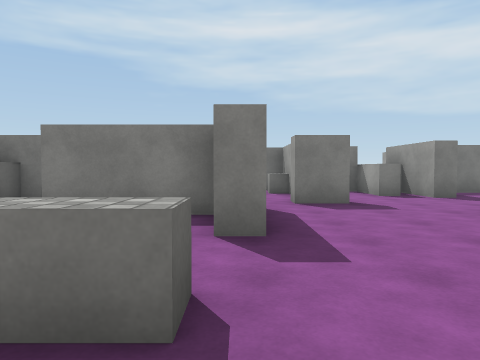
[1] (above)

24 first-person views from a walk through a Unity game level. The camera is 1.3 m above the floor, tilts 2° down and sees 70° across. The floor is counted in squares, 2 m on a side. Each view is taken from the middle of a square. On the plan, view 1 faces up. The plan holds only what a view shows up to about 10 squares ahead; the rest is blank. The place goes on beyond the plan. The player character is not drawn. Some animated figures are left out. Surface patterns are stand-ins for the level's own textures.

[2]
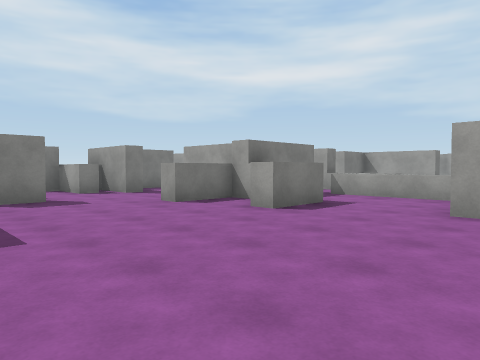

[3]
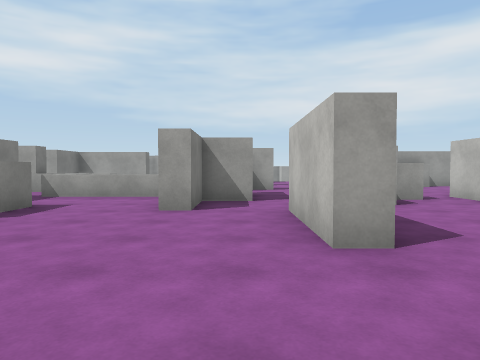

[4]
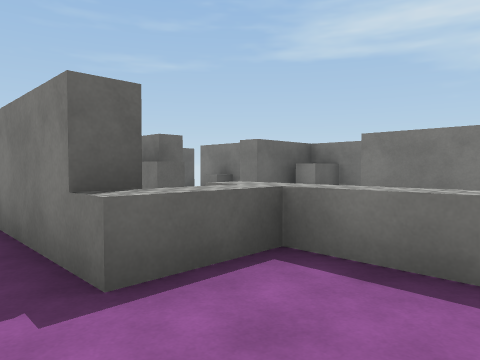

[5]
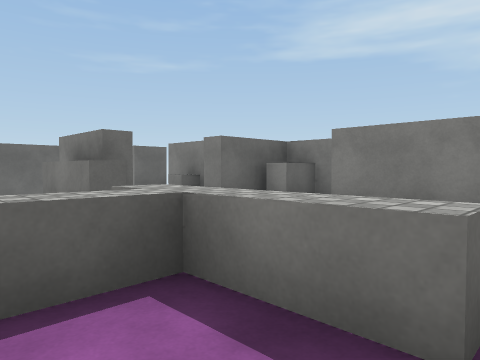

[6]
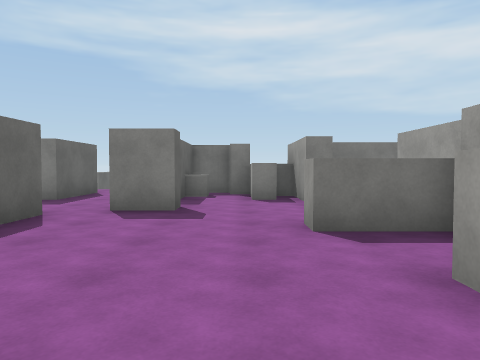

[7]
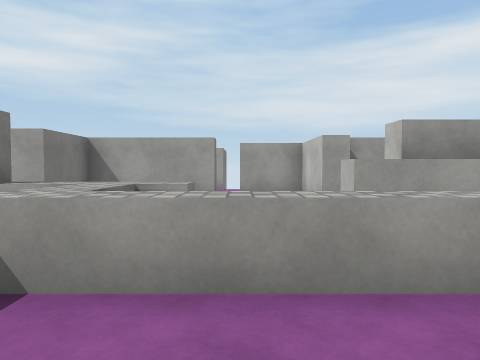

[8]
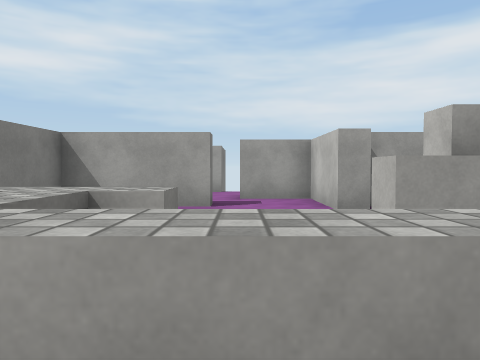

[9]
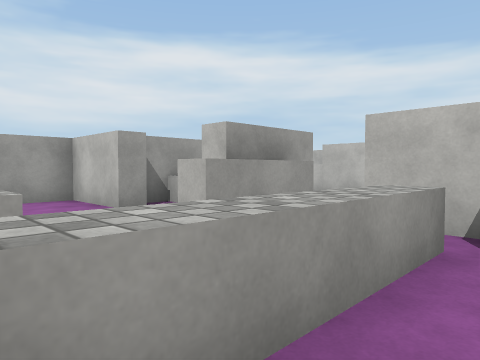

[10]
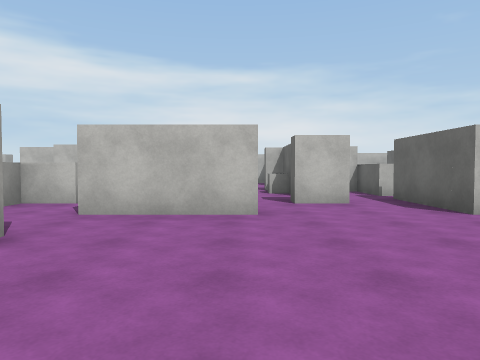

[11]
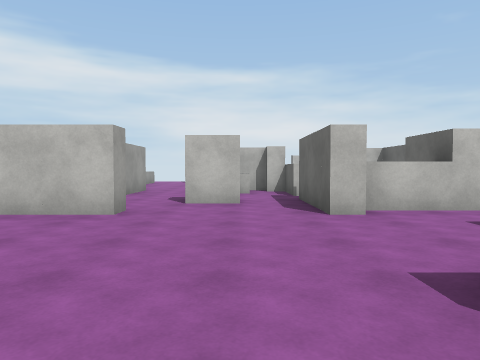

[12]
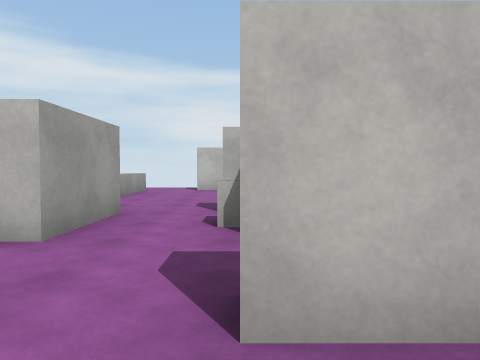

[13]
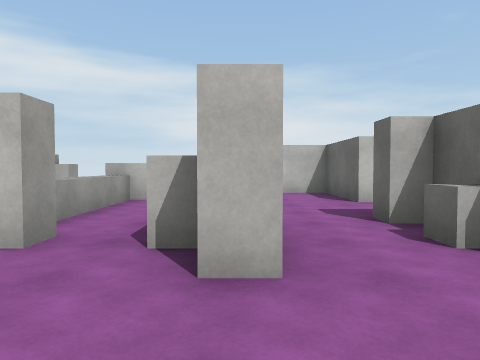

[14]
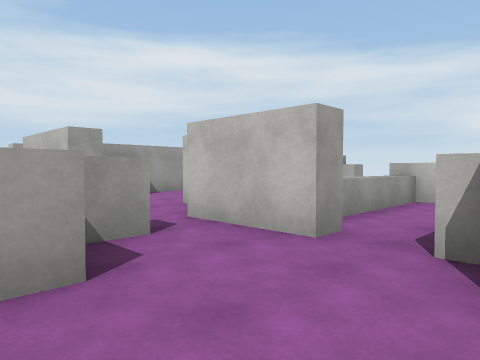

[15]
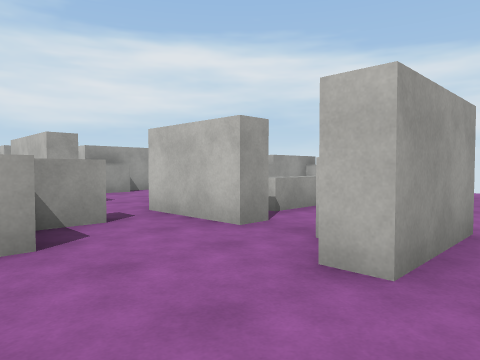

[16]
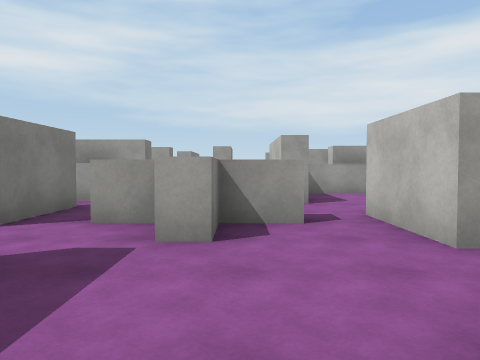

[17]
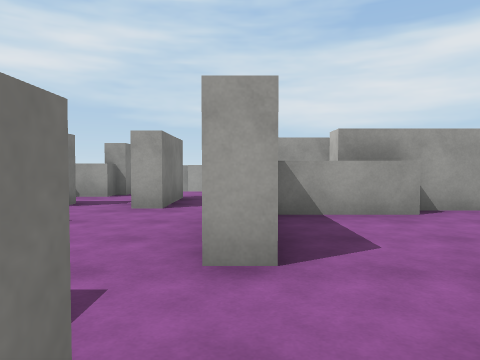

[18]
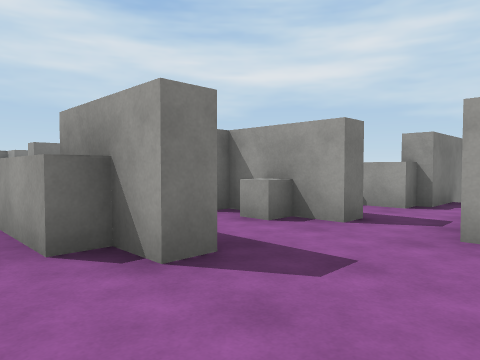

[19]
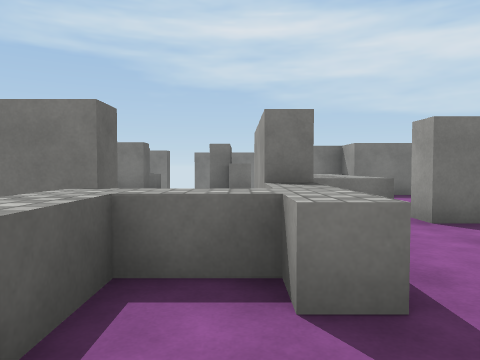

[20]
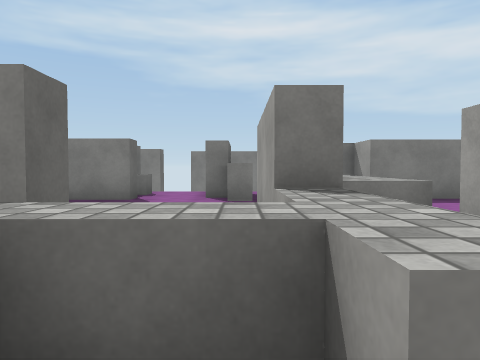

[21]
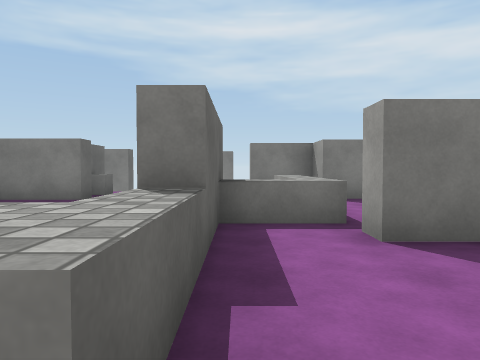

[22]
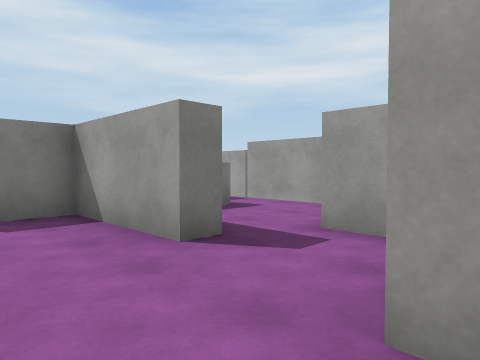

[23]
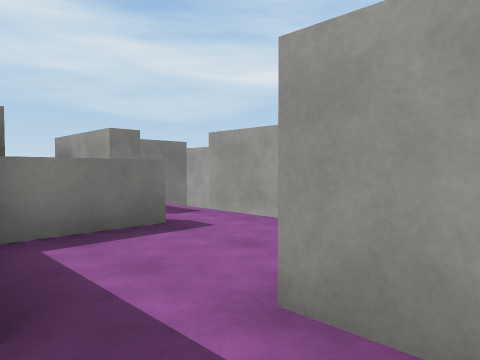

[24]
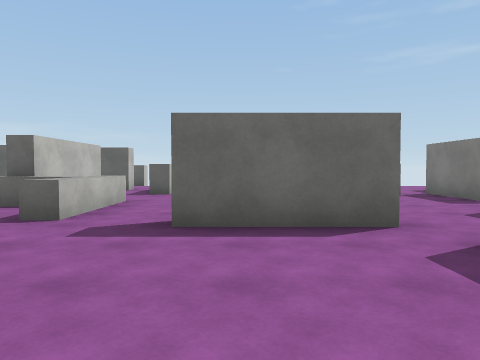

### Floor plan
Key: @ floor where view 1 was taken; # wall or solid block; x gap in a wall; . floor; ^ raised ledge; B block.
Columns run from 7 left of view 1 to 17 right of it. Each row starts with its distance up from view 1.
 10       # ###### #####
  9   ### #.##.#### ^ ^###
  8   .........##.    ^.. #
  7    #.........#  ##^.  #
  6   ##B..#x#...#  ##^   ###
  5 ### ####...^^#####.##^^.#
  4       .#.....###^^..#...#
  3     ........^^.^^^..#...#
  2 ##^............^........
  1  ....^^........^. ....#
  0  ####^.@.....##^ ^..###
 -1   # ..........##.#..#.^
 -2   #  ..#..###....#....^##
 -3      ###......B ........
 -4        ###...BB ....##..
 -5        ###.#.....##^ #
 -6        ^##.#.##....^ #
 -7        ###.#..###..###
 -8          .....^   ..#
 -9          .....^
-10          #..^^^ #
-11          #..^   #
-12          ##.^   #

Where each view was taken, in squares from view 1:
view 1: 0 up, 0 right, facing up
view 2: 1 down, 0 right, facing up-right
view 3: 1 down, 0 right, facing right
view 4: 1 down, 0 right, facing up-left
view 5: 0 up, 0 right, facing up-left
view 6: 1 up, 3 right, facing up
view 7: 2 up, 6 right, facing right
view 8: 2 up, 7 right, facing right
view 9: 3 up, 7 right, facing down-right
view 10: 3 up, 3 right, facing down
view 11: 3 up, 1 right, facing down
view 12: 2 down, 2 right, facing down
view 13: 3 down, 4 right, facing down
view 14: 3 down, 4 right, facing down-right
view 15: 3 down, 3 right, facing down-right
view 16: 4 down, 3 right, facing right
view 17: 5 down, 7 right, facing right
view 18: 4 down, 9 right, facing up-right
view 19: 1 up, 9 right, facing up
view 20: 2 up, 9 right, facing up
view 21: 2 up, 10 right, facing up
view 22: 0 up, 11 right, facing up-right
view 23: 1 up, 13 right, facing up-right
view 24: 4 up, 4 right, facing left
